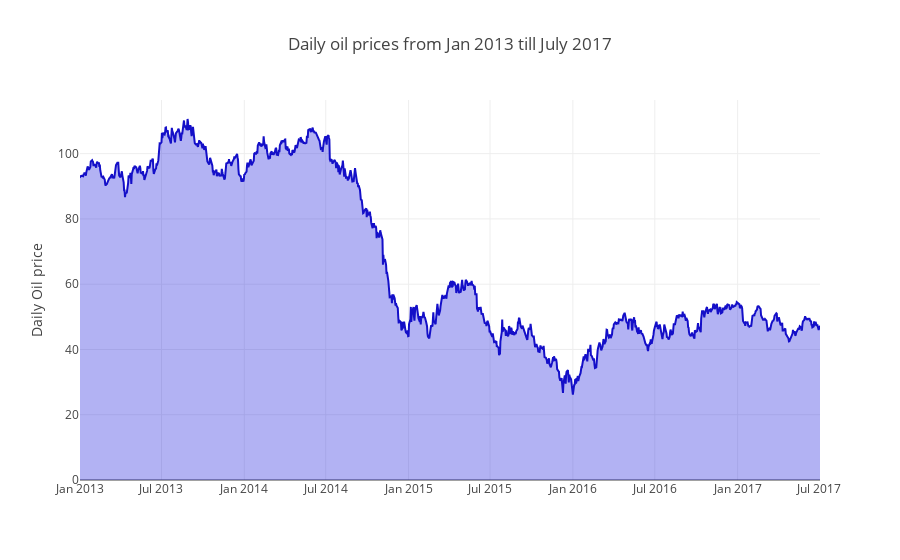

Notebook code cell kept with this figure:
### Code cell
trace = go.Scatter(
    name='Oil prices',
    x=oil['date'],
    y=oil['dcoilwtico'].dropna(),
    mode='lines',
    line=dict(color='rgb(20, 15, 200, 0.8)'),
    #fillcolor='rgba(68, 68, 68, 0.3)',
    fillcolor='rgba(0, 0, 216, 0.3)',
    fill='tonexty' )

data = [trace]

layout = go.Layout(
    yaxis=dict(title='Daily Oil price'),
    title='Daily oil prices from Jan 2013 till July 2017',
    showlegend = False)
fig = go.Figure(data=data, layout=layout)
py.iplot(fig, filename='pandas-time-series-error-bars')

### Figure 1 — Plotly figure (JSON) as saved in the notebook; plotly's stock layout.template omitted (floating-point values rounded to 4 significant figures; data arrays with more than 128 entries replaced by an {"elided": "..."} marker saying what was removed)
{"data": [{"fill": "tonexty", "fillcolor": "rgba(0, 0, 216, 0.3)", "line": {"color": "rgb(20, 15, 200, 0.8)"}, "mode": "lines", "name": "Oil prices", "type": "scatter", "uid": "71f08717-7db3-43a4-b3f7-749a4a50725e", "x": {"elided": "1218 str values"}, "y": {"elided": "1175 float values"}}], "layout": {"showlegend": false, "title": {"text": "Daily oil prices from Jan 2013 till July 2017"}, "yaxis": {"title": {"text": "Daily Oil price"}}}}
